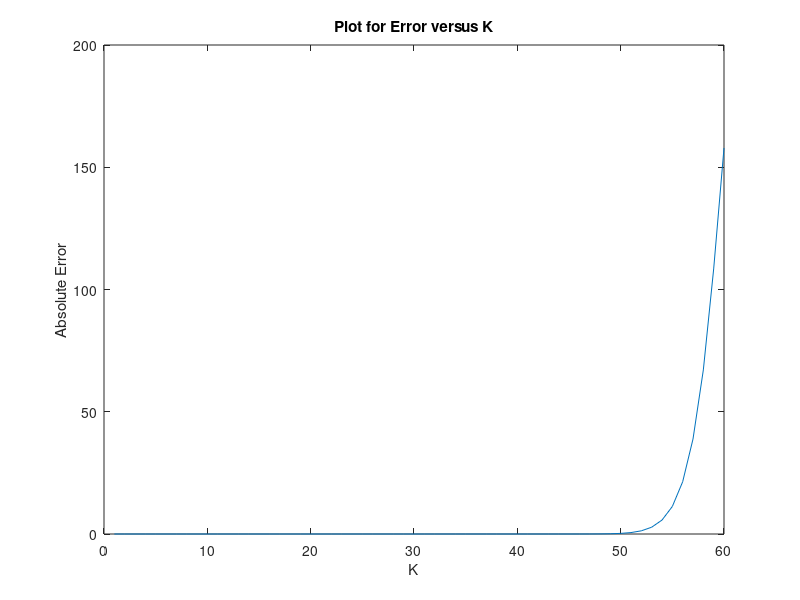

Write the MATLAB code that produced this figure.
function main()
	format long;
	x_0=1;
	j=1;
	k=60;
	global help_func;         	%This is for memoisation of recursive function
	help_func= sparse(j+k,k);
	abs_error=zeros(1,k);
	%Calculating the absolute error as rerquired in question
	for i=1:k
		abs_error(i)= abs(rec_func(j,i,x_0) - sin( x_0 + (j-i)*pi/3 ) );
	end
	figure(1);
	plot(1:k,abs_error);
	title('Plot for Error versus K');
	xlabel('K');
	ylabel('Absolute Error');
	
end

% Function for calculating f^a or through recursion
function f= rec_func(j,k,x_0)
	global help_func;
	if k==0
		f = sin( x_0 + j*pi/3 );
    elseif help_func(j,k)~=0
		f= help_func(j,k);
    else
    	help_func(j,k)= rec_func(j,k-1,x_0)- rec_func(j+1,k-1,x_0);
    	f= help_func(j,k);
  end
end
